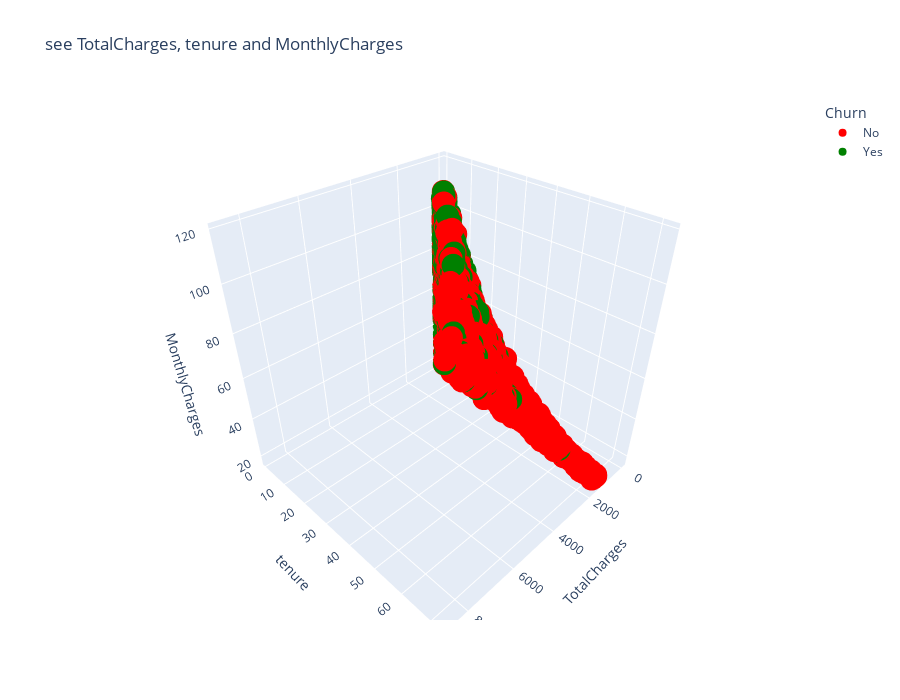

Notebook code cell kept with this figure:
### Code cell
feature_1 = "TotalCharges"
feature_2 = "tenure"
feature_3 = "MonthlyCharges"
plot_3d_feauture(df, feature_1,feature_2,  feature_3)

### Figure 1 — Plotly figure (JSON) as saved in the notebook; plotly's stock layout.template omitted (floating-point values rounded to 4 significant figures; data arrays with more than 128 entries replaced by an {"elided": "..."} marker saying what was removed)
{"data": [{"hovertemplate": "<b>%{hovertext}</b><br><br>Churn=No<br>TotalCharges=%{x}<br>tenure=%{y}<br>MonthlyCharges=%{z}<extra></extra>", "hovertext": {"elided": "5174 str values"}, "legendgroup": "No", "marker": {"color": "red", "symbol": "circle"}, "mode": "markers", "name": "No", "scene": "scene", "showlegend": true, "type": "scatter3d", "x": {"elided": "5174 float values"}, "y": {"elided": "5174 int values"}, "z": {"elided": "5174 float values"}}, {"hovertemplate": "<b>%{hovertext}</b><br><br>Churn=Yes<br>TotalCharges=%{x}<br>tenure=%{y}<br>MonthlyCharges=%{z}<extra></extra>", "hovertext": {"elided": "1869 str values"}, "legendgroup": "Yes", "marker": {"color": "green", "symbol": "circle"}, "mode": "markers", "name": "Yes", "scene": "scene", "showlegend": true, "type": "scatter3d", "x": {"elided": "1869 float values"}, "y": {"elided": "1869 int values"}, "z": {"elided": "1869 float values"}}], "layout": {"height": 700, "legend": {"title": {"text": "Churn"}, "tracegroupgap": 0}, "scene": {"domain": {"x": [0, 1], "y": [0, 1]}, "xaxis": {"title": {"text": "TotalCharges"}}, "yaxis": {"title": {"text": "tenure"}}, "zaxis": {"title": {"text": "MonthlyCharges"}}}, "title": {"text": "see TotalCharges, tenure and MonthlyCharges"}}}
